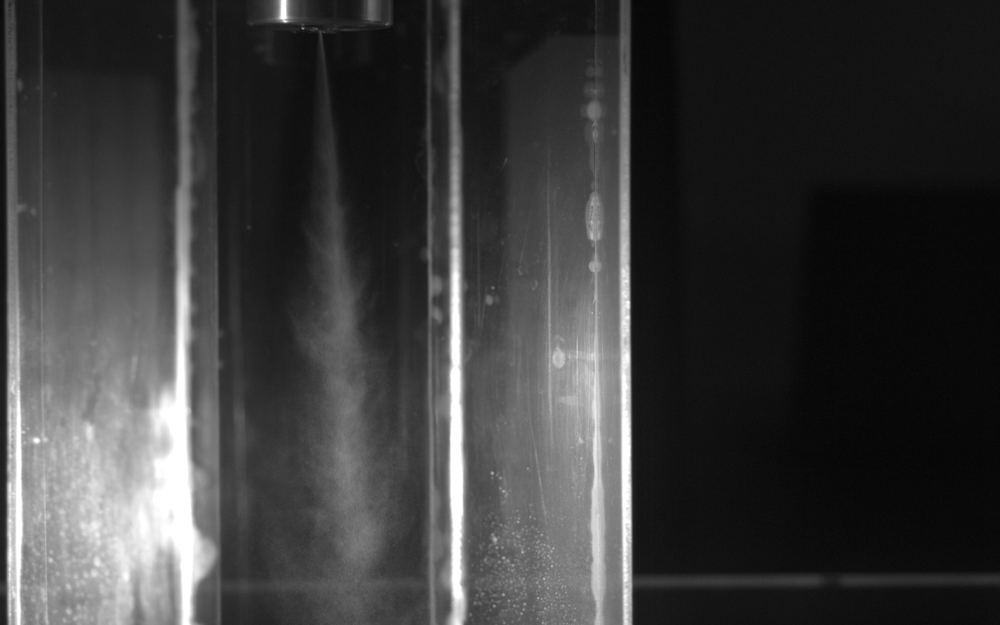
#> input picture Img000009.tif, 1000 x 625 px, shrunk from 1280 x 800 before the run
$ python gamma_correction.py
#> lines starting #> are read from the running program, lines starting #| are printed output that depends on the picture
#> further down, original_image is the input picture: shape (625, 1000, 3); min 4, max 255, mean 59.8
import cv2
import numpy as np

def gamma_correction(image, gamma):
    # Normalize the pixel values to the range [0, 1]
#> called with gamma = 0.45
    normalized_image = image / 255.0

    # Apply gamma correction
    gamma_corrected = np.power(normalized_image, gamma)
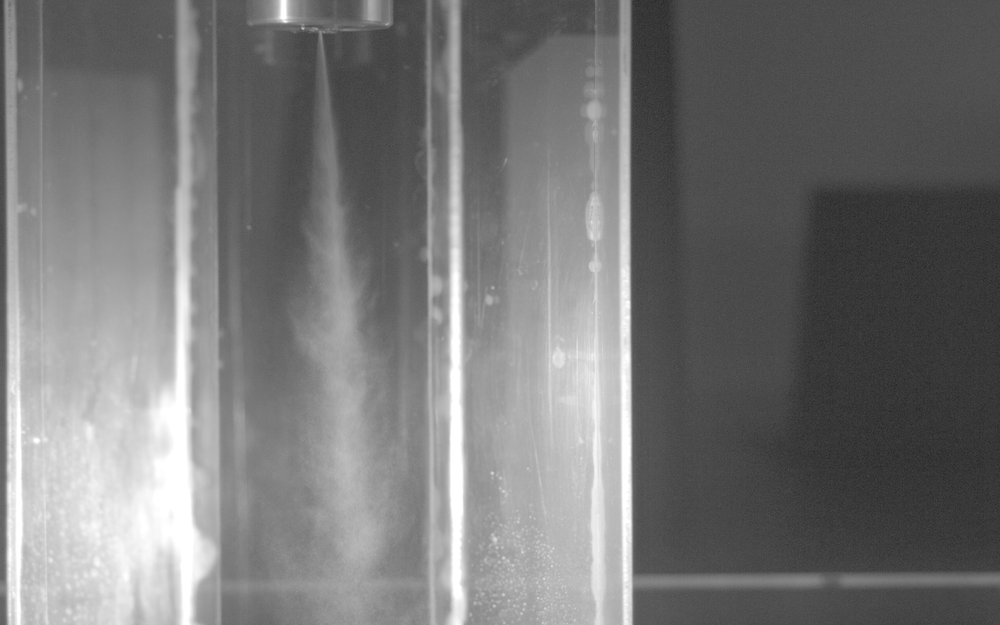
#> gamma_corrected: shape (625, 1000, 3) float64; min 0.154, max 1, mean 0.466

    # Scale the pixel values back to [0, 255]
    gamma_corrected = np.uint8(gamma_corrected * 255)

    return gamma_corrected

if __name__ == "__main__":
    # Load the image using OpenCV
    image_path = "Img000009.tif"  # Replace with the actual image file path
    original_image = cv2.imread(image_path)

    # Set the gamma value (experiment with different values to get the desired effect)
    gamma_value = 0.45

    # Apply gamma correction
    corrected_image = gamma_correction(original_image, gamma_value)

    # Display the original and gamma-corrected images
    cv2.imshow("Original Image", original_image)
    cv2.imshow("Gamma Corrected Image", corrected_image)
    cv2.imwrite('gamacorrected.png', corrected_image)
    cv2.waitKey(0)
    cv2.destroyAllWindows()

$ run again, with Img000226.tif copied over Img000009.tif
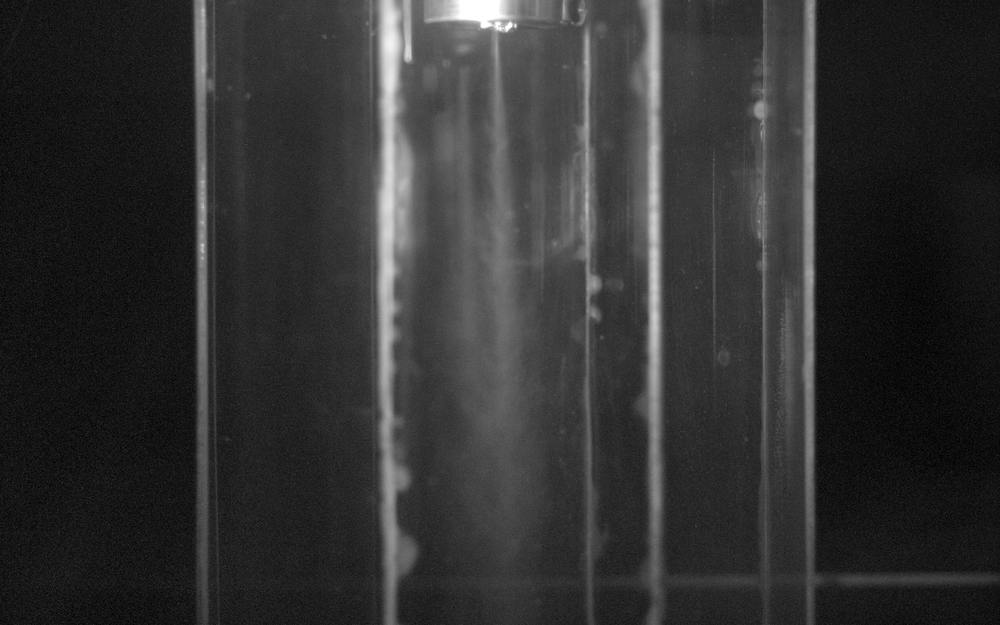
#> input picture Img000226.tif, 1000 x 625 px, shrunk from 1280 x 800 before the run
#> original_image is the input picture: shape (625, 1000, 3); min 0, max 255, mean 49.5
#> in gamma_correction, `gamma_corrected = np.power(normalized_image, gamma)`:
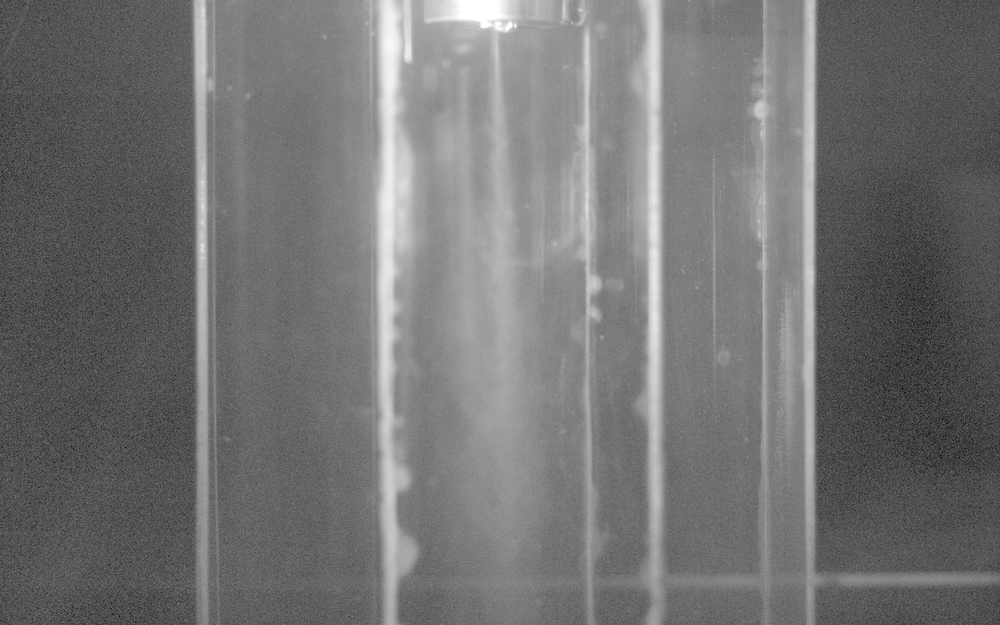
#> gamma_corrected: shape (625, 1000, 3) float64; min 0, max 1, mean 0.452

$ run again, with Img000747.tif copied over Img000009.tif
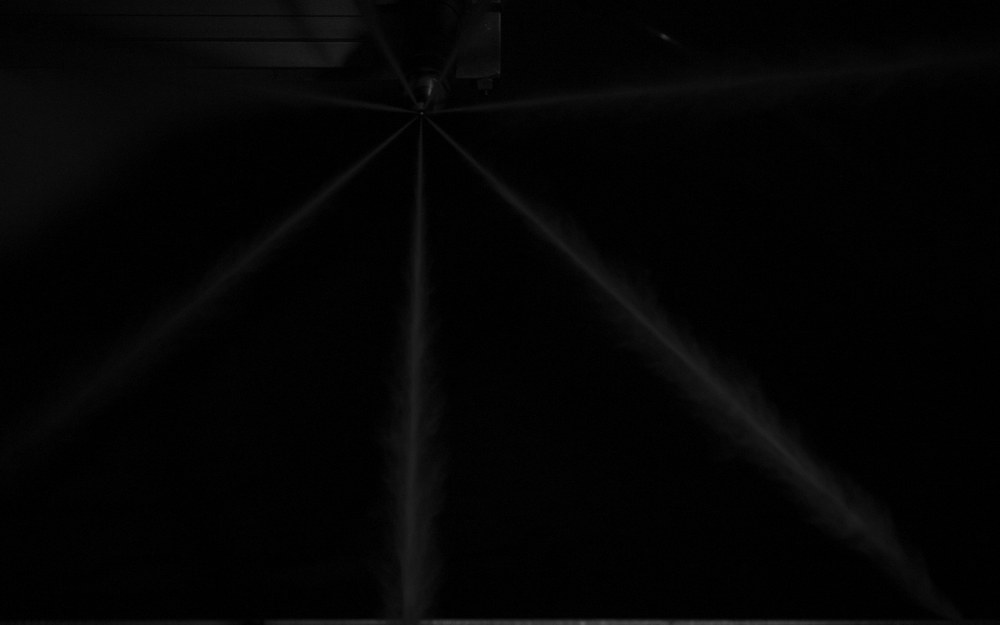
#> input picture Img000747.tif, 1000 x 625 px, shrunk from 1280 x 800 before the run
#> original_image is the input picture: shape (625, 1000, 3); min 0, max 91, mean 4.1
#> in gamma_correction, `gamma_corrected = np.power(normalized_image, gamma)`:
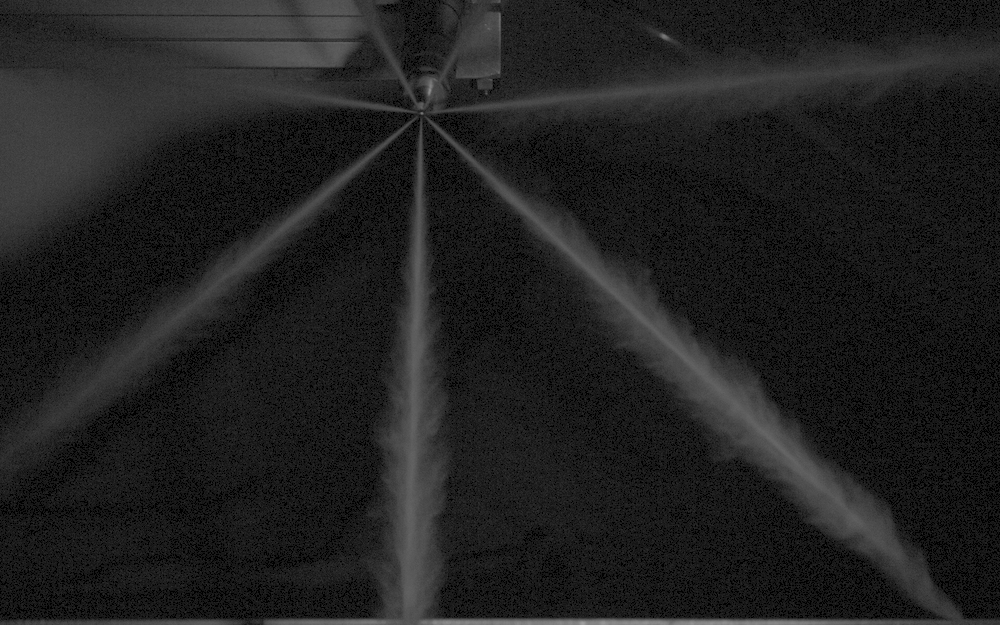
#> gamma_corrected: shape (625, 1000, 3) float64; min 0, max 0.629, mean 0.128
